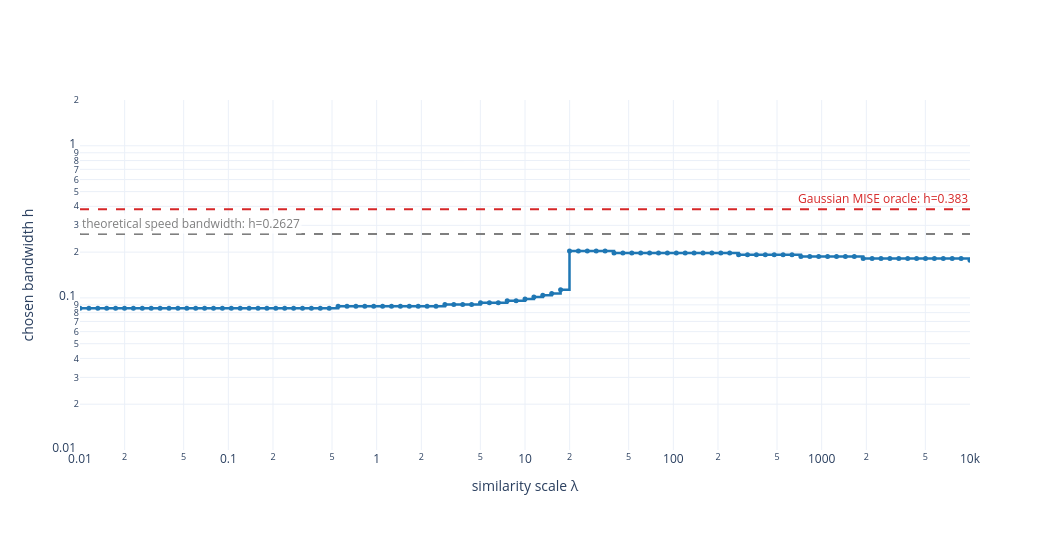

Notebook code cell kept with this figure:
### Markdown cell above
### Similarity scale versus chosen bandwidth

For the same fixed sample as Figure 3.1, the plot below uses $N=201$ bandwidths linear in $\psi_\beta$, varies the similarity scale $\lambda$ in $S_{ij}=\exp(-\lambda D_{2,ij})$, and records the bandwidth at the maximum of the Doob stationary mass. The blue dashed horizontal line marks the Gaussian MISE-oracle bandwidth, and the purple dashed horizontal line marks the sample-specific ISE-minimizing grid bandwidth.

### Code cell
stationary_example_lambda_values = np.geomspace(1e-2, 1e4, 101)
stationary_example_lambda_grid_N = 201
stationary_example_lambda_grid = bandwidth_grid_linear_in_psi_beta(
    h_min=stationary_example_h_min,
    h_max=stationary_example_h_max,
    beta=stationary_example_beta,
    grid_size=stationary_example_lambda_grid_N,
)
stationary_example_log_lambda_min = np.log10(
    stationary_example_lambda_values[0]
)
stationary_example_log_lambda_max = np.log10(
    stationary_example_lambda_values[-1]
)
stationary_example_lambda_ise_values = exact_oracle_ise_values(
    samples=stationary_example_samples,
    h_grid=stationary_example_lambda_grid,
    sigma2=1.0,
)
stationary_example_lambda_ise_index = int(
    np.argmin(stationary_example_lambda_ise_values)
)
stationary_example_lambda_ise_h = float(
    stationary_example_lambda_grid[
        stationary_example_lambda_ise_index
    ]
)

stationary_example_lambda_divergence = beta2_divergence_matrix_fft(
    samples=stationary_example_samples,
    h_grid=stationary_example_lambda_grid,
    half_width=stationary_example_half_width,
    spatial_points=stationary_example_spatial_points,
)
stationary_example_lambda_selected_indices = np.empty(
    len(stationary_example_lambda_values),
    dtype=int,
)

for index, current_lambda in enumerate(
    stationary_example_lambda_values
):
    current_similarity = np.exp(
        -current_lambda * stationary_example_lambda_divergence
    )
    np.fill_diagonal(current_similarity, 1.0)
    current_mass = doob_stationary_mass(current_similarity)
    stationary_example_lambda_selected_indices[index] = int(
        np.argmax(current_mass)
    )

stationary_example_lambda_selected_bandwidths = (
    stationary_example_lambda_grid[
        stationary_example_lambda_selected_indices
    ]
)

fig, ax = plt.subplots(figsize=(10.5, 5.5))
ax.step(
    stationary_example_lambda_values,
    stationary_example_lambda_selected_bandwidths,
    where="post",
    color="#222222",
    linewidth=2.0,
    marker="o",
    markersize=3.5,
    label=(
        "spectral selection "
        rf"($N={stationary_example_lambda_grid_N}$)"
    ),
)
ax.axhline(
    stationary_example_oracle_h,
    color="tab:blue",
    linestyle="--",
    linewidth=1.8,
    label=f"Gaussian MISE oracle: h={stationary_example_oracle_h:.4g}",
)
ax.axhline(
    stationary_example_lambda_ise_h,
    color="tab:purple",
    linestyle="--",
    linewidth=1.8,
    label=(
        "sample ISE minimum: "
        f"h={stationary_example_lambda_ise_h:.4g}"
    ),
)
ax.set_xscale("log")
ax.set_yscale("log")
ax.set_xlim(
    stationary_example_lambda_values[0],
    stationary_example_lambda_values[-1],
)
ax.set_ylim(
    stationary_example_h_min,
    stationary_example_h_max,
)
ax.set_xlabel(r"similarity scale $\lambda$")
ax.set_ylabel("chosen bandwidth h")
ax.grid(alpha=0.3)
ax.legend(fontsize=8.5)
plt.tight_layout()
fig.savefig(
    kde_thesis_figure_dir
    / "chosen_bandwidth_vs_lambda_M1_fixed_sample.pdf",
    dpi=100,
)
plt.show()

### Figure 1 — Plotly figure (JSON) as saved in the notebook; plotly's stock layout.template omitted (floating-point values rounded to 4 significant figures)
{"data": [{"customdata": [77, 77, 77, 77, 77, 77, 77, 77, 77, 77, 77, 77, 77, 77, 77, 77, 77, 77, 77, 77, 77, 77, 77, 77, 77, 77, 77, 77, 77, 78, 78, 78, 78, 78, 78, 78, 78, 78, 78, 78, 78, 79, 79, 79, 79, 80, 80, 80, 81, 81, 82, 83, 84, 85, 87, 108, 108, 108, 108, 108, 107, 107, 107, 107, 107, 107, 107, 107, 107, 107, 107, 107, 107, 107, 106, 106, 106, 106, 106, 106, 106, 105, 105, 105, 105, 105, 105, 105, 104, 104, 104, 104, 104, 104, 104, 104, 104, 104, 104, 104, 103], "hovertemplate": "lambda (λ)=%{x:.6g}<br>chosen bandwidth h=%{y:.6g}<br>grid index=%{customdata}<extra></extra>", "line": {"color": "#1f77b4", "shape": "hv", "width": 2.5}, "marker": {"size": 5}, "mode": "lines+markers", "type": "scatter", "x": [0.01, 0.01148, 0.01318, 0.01514, 0.01738, 0.01995, 0.02291, 0.0263, 0.0302, 0.03467, 0.03981, 0.04571, 0.05248, 0.06026, 0.06918, 0.07943, 0.0912, 0.1047, 0.1202, 0.138, 0.1585, 0.182, 0.2089, 0.2399, 0.2754, 0.3162, 0.3631, 0.4169, 0.4786, 0.5495, 0.631, 0.7244, 0.8318, 0.955, 1.096, 1.259, 1.445, 1.66, 1.905, 2.188, 2.512, 2.884, 3.311, 3.802, 4.365, 5.012, 5.754, 6.607, 7.586, 8.71, 10, 11.48, 13.18, 15.14, 17.38, 19.95, 22.91, 26.3, 30.2, 34.67, 39.81, 45.71, 52.48, 60.26, 69.18, 79.43, 91.2, 104.7, 120.2, 138.0, 158.5, 182.0, 208.9, 239.9, 275.4, 316.2, 363.1, 416.9, 478.6, 549.5, 631.0, 724.4, 831.8, 955.0, 1096.0, 1259.0, 1445.0, 1660.0, 1905.0, 2188.0, 2512.0, 2884.0, 3311.0, 3802.0, 4365.0, 5012.0, 5754.0, 6607.0, 7586.0, 8710.0, 10000], "y": [0.08561, 0.08561, 0.08561, 0.08561, 0.08561, 0.08561, 0.08561, 0.08561, 0.08561, 0.08561, 0.08561, 0.08561, 0.08561, 0.08561, 0.08561, 0.08561, 0.08561, 0.08561, 0.08561, 0.08561, 0.08561, 0.08561, 0.08561, 0.08561, 0.08561, 0.08561, 0.08561, 0.08561, 0.08561, 0.08803, 0.08803, 0.08803, 0.08803, 0.08803, 0.08803, 0.08803, 0.08803, 0.08803, 0.08803, 0.08803, 0.08803, 0.09052, 0.09052, 0.09052, 0.09052, 0.09308, 0.09308, 0.09308, 0.09571, 0.09571, 0.09842, 0.1012, 0.1041, 0.107, 0.1131, 0.2032, 0.2032, 0.2032, 0.2032, 0.2032, 0.1976, 0.1976, 0.1976, 0.1976, 0.1976, 0.1976, 0.1976, 0.1976, 0.1976, 0.1976, 0.1976, 0.1976, 0.1976, 0.1976, 0.1922, 0.1922, 0.1922, 0.1922, 0.1922, 0.1922, 0.1922, 0.1869, 0.1869, 0.1869, 0.1869, 0.1869, 0.1869, 0.1869, 0.1818, 0.1818, 0.1818, 0.1818, 0.1818, 0.1818, 0.1818, 0.1818, 0.1818, 0.1818, 0.1818, 0.1818, 0.1768]}], "layout": {"annotations": [{"font": {"color": "#d62728"}, "showarrow": false, "text": "Gaussian MISE oracle: h=0.383", "x": 1, "xanchor": "right", "xref": "paper", "y": 0.6881, "yanchor": "bottom", "yref": "paper"}, {"bgcolor": "rgba(255,255,255,0.8)", "font": {"color": "#7f7f7f"}, "showarrow": false, "text": "theoretical speed bandwidth: h=0.2627", "x": 0, "xanchor": "left", "xref": "paper", "y": 0.6168, "yanchor": "bottom", "yref": "paper"}], "height": 550, "margin": {"b": 100, "t": 100}, "shapes": [{"line": {"color": "#d62728", "dash": "dash", "width": 2}, "type": "line", "x0": 0, "x1": 1, "xref": "x domain", "y0": 0.383, "y1": 0.383, "yref": "y"}, {"line": {"color": "#7f7f7f", "dash": "dash", "width": 2}, "type": "line", "x0": 0, "x1": 1, "xref": "x domain", "y0": 0.2627, "y1": 0.2627, "yref": "y"}], "showlegend": false, "width": 1050, "xaxis": {"range": [-2, 4], "title": {"text": "similarity scale λ"}, "type": "log"}, "yaxis": {"range": [-2, 0.301], "title": {"text": "chosen bandwidth h"}, "type": "log"}}}
